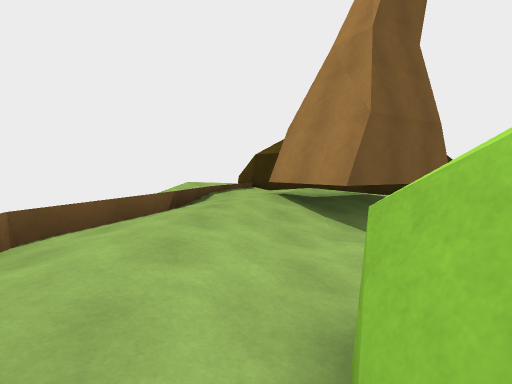
View 1 (above)

22 first-person views from a walk through a 3-D level made in the Unity game engine. The camera is 1.4 m above the floor, tilts 4° down and sees 85° across. The floor is counted in squares, 2 m on a side. Each view is taken from the middle of a square. On the plan, view 1 faces up. The plan holds only what a view shows up to about 9 squares ahead; the rest is blank.

View 2
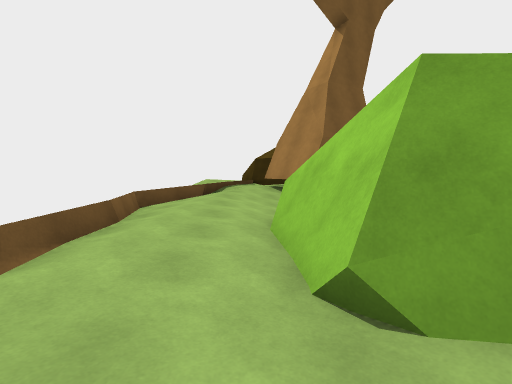

View 3
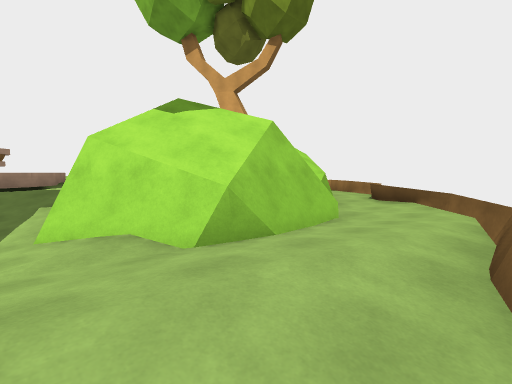

View 4
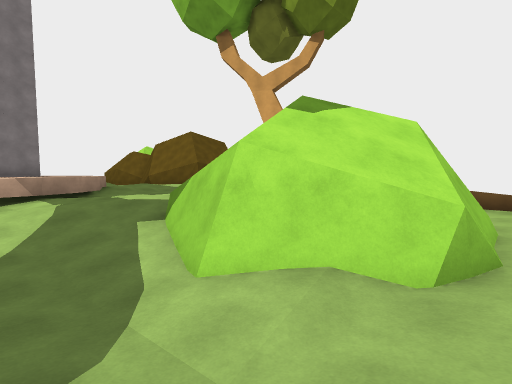

View 5
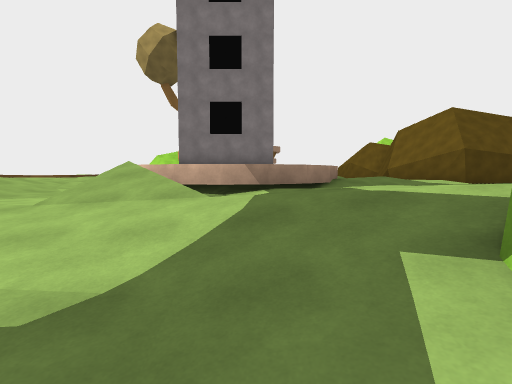

View 6
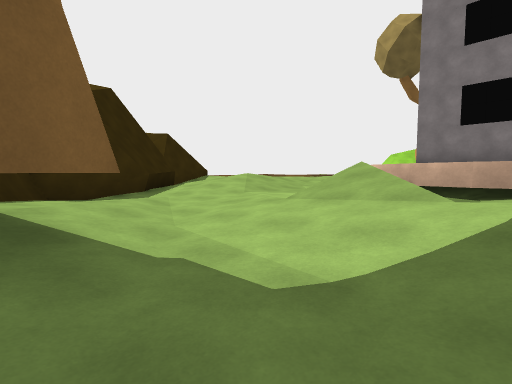

View 7
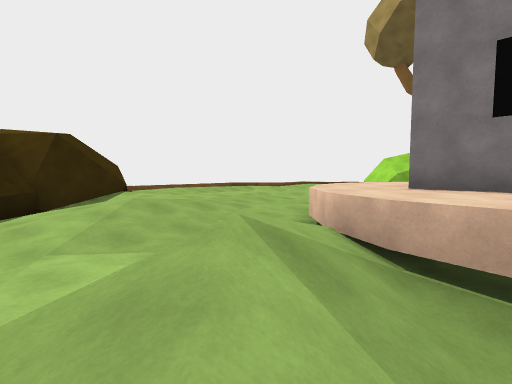

View 8
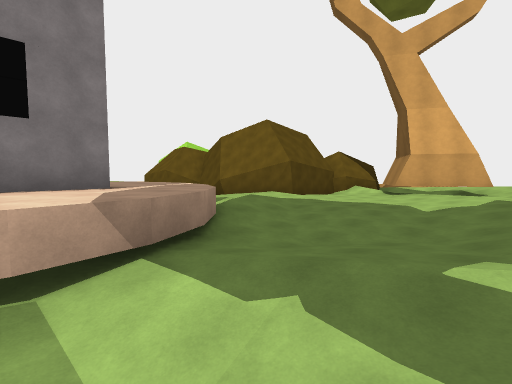

View 9
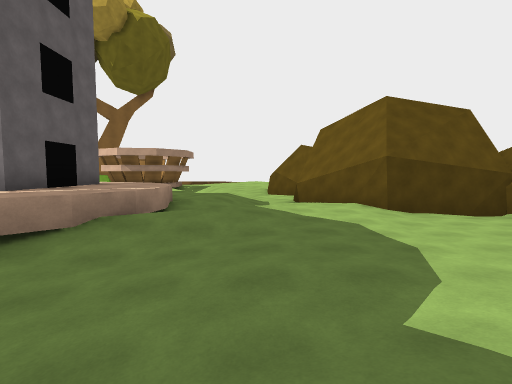

View 10
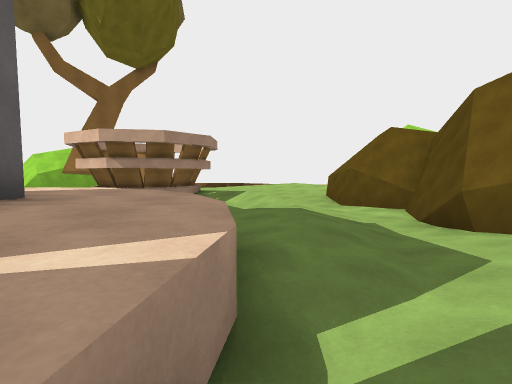

View 11
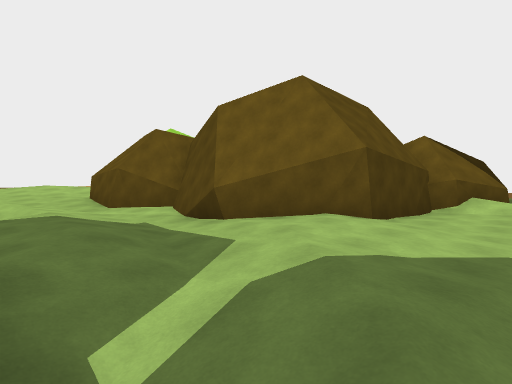

View 12
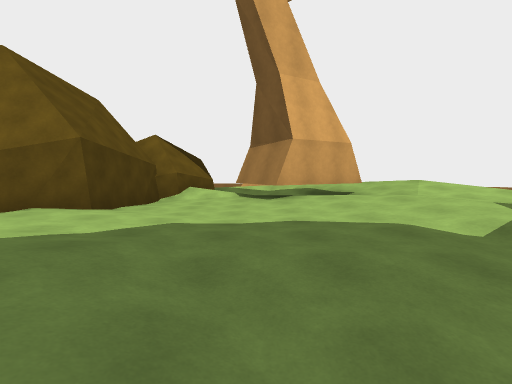

View 13
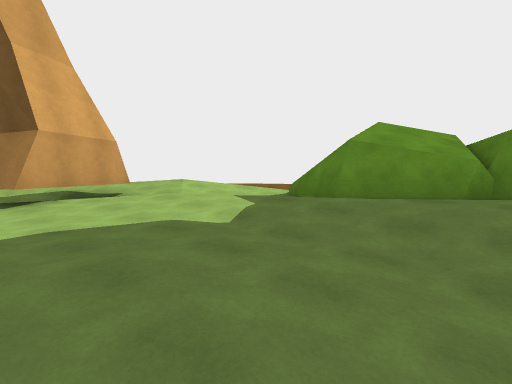

View 14
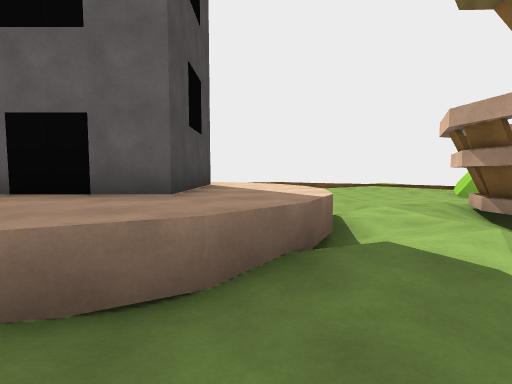

View 15
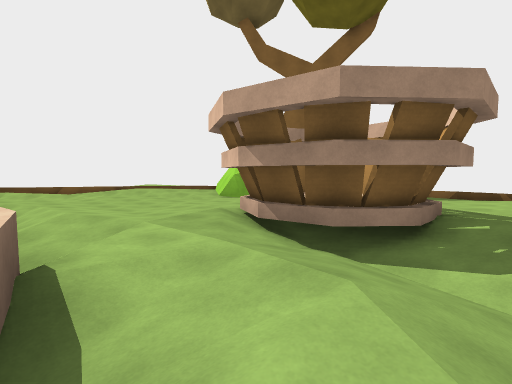

View 16
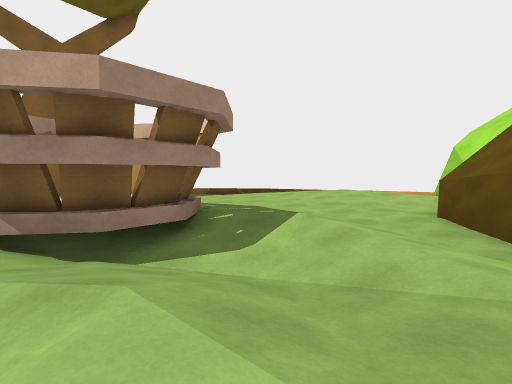

View 17
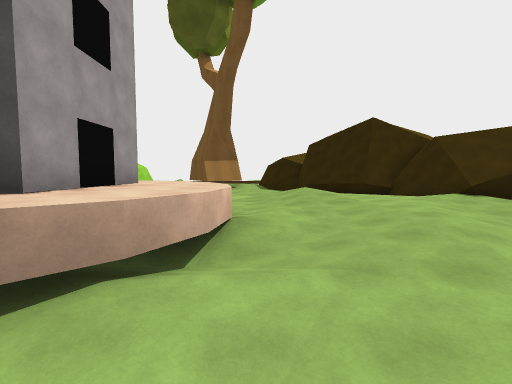

View 18
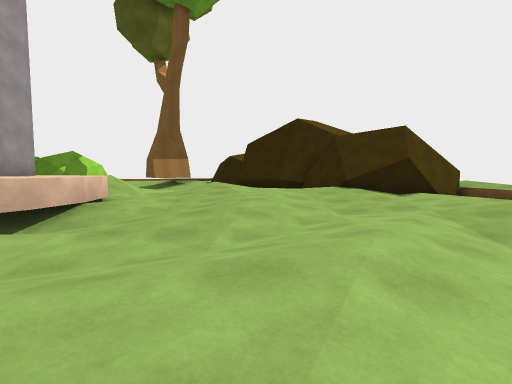

View 19
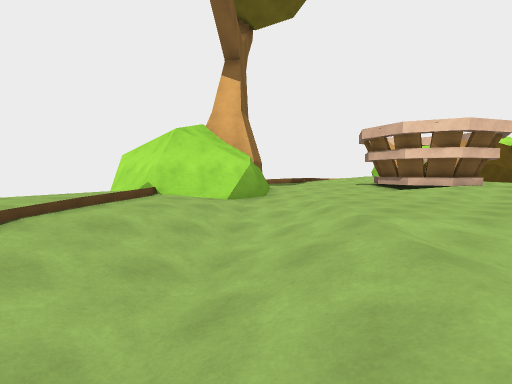

View 20
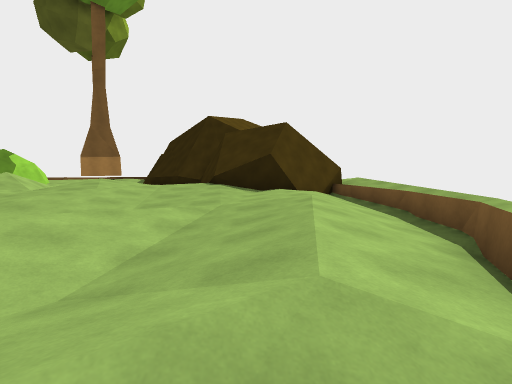

View 21
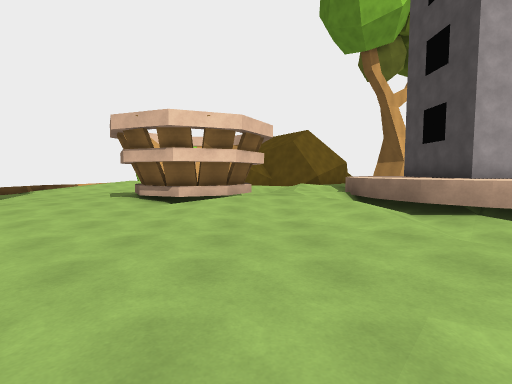

View 22
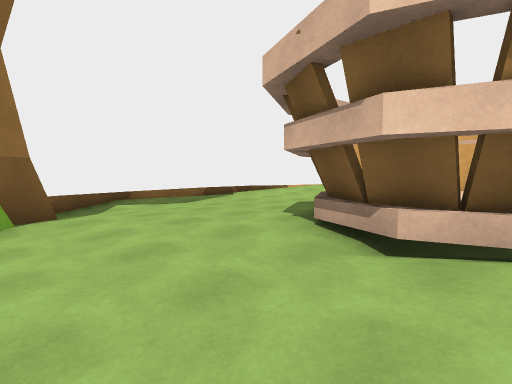

### Floor plan
Key: @ floor where view 1 was taken; # wall or solid block; . main floor; : floor 0.25 m higher than the main floor; - floor 0.25 m lower than the main floor; + floor 0.5 m higher than the main floor; _ floor 0.5 m lower than the main floor; * floor 0.75 m higher than the main floor; < floor 0.75 m lower than the main floor; / step, stairs or slope; = window, fence, low wall or low ledge; ^ raised ledge.
Columns run from 3 left of view 1 to 28 right of it. Each row starts with its distance up from view 1.
 18               = -_==#
 17              ##----_=
 16              ##::::...
 15              #.......:/</.:+
 14             ##+:..-__/////:::
 13            ##::.--.//_//////::
 12           ##.:+:.--.:-../</./##
 11         ###:::::::--::...__-##
 10       ###-.:++:...._.:....--#
  9   +####---.:+::..--_-:.....-##
  8   /.  .----....../_-_:....../###
  7   /::: -__-----^^^#-/:..:.....-=
  6   /:###__-////^^^^#^-::::.....-=
  5  ==:###<_-///^^####^^/:####...-.
  4 #=..-_<<_.//_^^####^^::####:....
  3  -:.__<_/:.--^^####^^::-###:....
  2  -.--###/+:..-^^^^^^////.#:.....
  1  =.-## #++:.--^^^^^^+//_/+:...:
  0   .@#  #/+:-_-./-/::::./+:...:
 -1   .-#  ##+:----:/-:::::..-..:+
 -2   --/   ##+/.../:.--------..:+
 -3   #--#  ##+:.....:.-----###.:+
 -4   ==-   #:++:......######
 -5     =-  :::+:..-..##
 -6     =-  +:::::.---#
 -7          *+::##--##
 -8          /+/###.-#
 -9           //   /^#
-10            //  /#

Where each view was taken, in squares from view 1:
view 1: 0 up, 0 right, facing up
view 2: 3 down, 0 right, facing up
view 3: 3 up, 2 left, facing down-right
view 4: 4 up, 0 right, facing down-right
view 5: 3 up, 3 right, facing right
view 6: 3 up, 3 right, facing up-right
view 7: 4 up, 7 right, facing up-right
view 8: 4 up, 7 right, facing down-right
view 9: 2 down, 7 right, facing right
view 10: 0 up, 12 right, facing right
view 11: 0 up, 12 right, facing down-right
view 12: 0 up, 11 right, facing down
view 13: 0 up, 11 right, facing down-left
view 14: 1 down, 16 right, facing up
view 15: 1 up, 17 right, facing up-right
view 16: 1 up, 17 right, facing right
view 17: 8 up, 18 right, facing left
view 18: 11 up, 19 right, facing left
view 19: 15 up, 19 right, facing down-right
view 20: 15 up, 19 right, facing left
view 21: 12 up, 20 right, facing down
view 22: 8 up, 21 right, facing down-right
